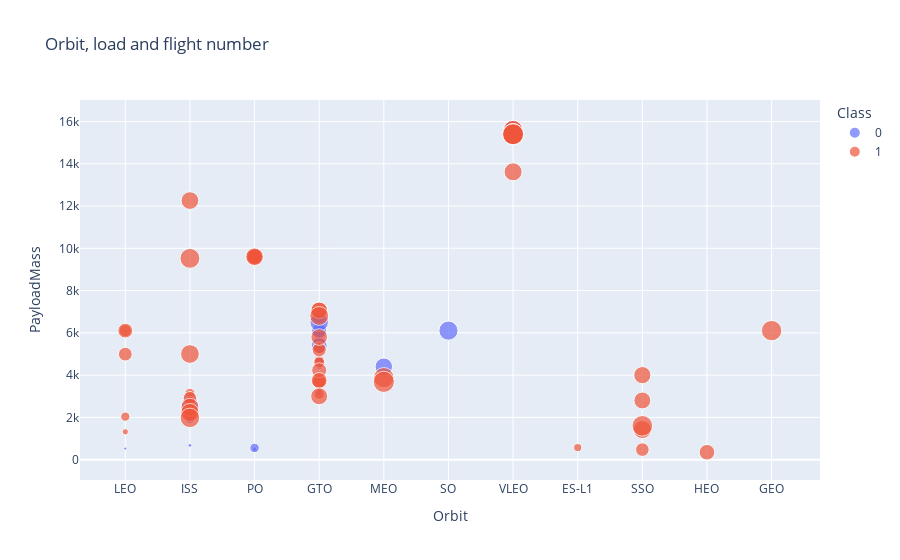

Notebook source saved alongside this figure:
### Code cell
import plotly.express as px
df["Class"] = df["Class"].astype(str)
fig = px.scatter(df, x="Orbit", y="PayloadMass", size="FlightNumber",color="Class",
                 hover_name="FlightNumber", 
                 title='Orbit, load and flight number', size_max=15)
fig.show()

### Figure 1 — Plotly figure (JSON) as saved in the notebook; plotly's stock layout.template omitted (floating-point values rounded to 4 significant figures)
{"data": [{"hovertemplate": "<b>%{hovertext}</b><br><br>Class=0<br>Orbit=%{x}<br>PayloadMass=%{y}<br>FlightNumber=%{marker.size}<extra></extra>", "hovertext": [1, 2, 3, 4, 5, 6, 9, 10, 11, 12, 14, 15, 16, 18, 19, 25, 28, 31, 35, 46, 47, 48, 51, 52, 60, 61, 68, 73, 75, 77], "legendgroup": "0", "marker": {"color": "#636efa", "size": [1, 2, 3, 4, 5, 6, 9, 10, 11, 12, 14, 15, 16, 18, 19, 25, 28, 31, 35, 46, 47, 48, 51, 52, 60, 61, 68, 73, 75, 77], "sizemode": "area", "sizeref": 0.4, "symbol": "circle"}, "mode": "markers", "name": "0", "orientation": "v", "showlegend": true, "type": "scatter", "x": ["LEO", "LEO", "ISS", "PO", "GTO", "GTO", "GTO", "GTO", "ISS", "ISS", "ISS", "GTO", "ISS", "PO", "GTO", "GTO", "GTO", "GTO", "GTO", "GTO", "PO", "ISS", "GTO", "ISS", "ISS", "MEO", "GTO", "SO", "VLEO", "VLEO"], "xaxis": "x", "y": [6105.0, 525, 677, 500, 3170, 3325, 4535, 4428, 2216, 2395, 1898, 4707, 2477, 553, 5271, 5500, 5600, 6070, 6761, 6092, 9600, 2760, 5384.0, 2410, 2573, 4400, 6500, 6105.0, 15400, 15600], "yaxis": "y"}, {"hovertemplate": "<b>%{hovertext}</b><br><br>Class=1<br>Orbit=%{x}<br>PayloadMass=%{y}<br>FlightNumber=%{marker.size}<extra></extra>", "hovertext": [7, 8, 13, 17, 20, 21, 22, 23, 24, 26, 27, 29, 30, 32, 33, 34, 36, 37, 38, 39, 40, 41, 42, 43, 44, 45, 49, 50, 53, 54, 55, 56, 57, 58, 59, 62, 63, 64, 65, 66, 67, 69, 70, 71, 72, 74, 76, 78, 79, 80, 81, 82, 83, 84, 85, 86, 87, 88, 89, 90], "legendgroup": "1", "marker": {"color": "#EF553B", "size": [7, 8, 13, 17, 20, 21, 22, 23, 24, 26, 27, 29, 30, 32, 33, 34, 36, 37, 38, 39, 40, 41, 42, 43, 44, 45, 49, 50, 53, 54, 55, 56, 57, 58, 59, 62, 63, 64, 65, 66, 67, 69, 70, 71, 72, 74, 76, 78, 79, 80, 81, 82, 83, 84, 85, 86, 87, 88, 89, 90], "sizemode": "area", "sizeref": 0.4, "symbol": "circle"}, "mode": "markers", "name": "1", "orientation": "v", "showlegend": true, "type": "scatter", "x": ["ISS", "LEO", "ES-L1", "LEO", "ISS", "GTO", "GTO", "ISS", "GTO", "PO", "ISS", "GTO", "LEO", "ISS", "GTO", "PO", "ISS", "SSO", "LEO", "PO", "GTO", "GTO", "ISS", "PO", "LEO", "GTO", "HEO", "GTO", "GTO", "PO", "GTO", "GTO", "SSO", "GTO", "SSO", "PO", "ISS", "ISS", "VLEO", "SSO", "ISS", "VLEO", "ISS", "GTO", "VLEO", "VLEO", "ISS", "VLEO", "ISS", "VLEO", "VLEO", "MEO", "GEO", "VLEO", "SSO", "VLEO", "VLEO", "VLEO", "VLEO", "MEO"], "xaxis": "x", "y": [2296, 1316, 570, 2034, 3136, 4696, 3100, 2257, 4600, 9600, 2490, 5300, 6105.0, 2708, 3669, 9600, 2910, 475, 4990, 9600, 5200, 3700, 2205, 9600, 6105.0, 4230, 350, 3750, 7076, 9600, 5800, 7060, 2800, 3000, 4000, 9600, 12259, 2482, 13620, 1425, 2228.0, 15600, 5000, 6800, 15400, 15600, 1977, 15400, 9525, 15400, 15400, 3880, 6105.0, 15400, 1600, 15400, 15400, 15400, 15400, 3681], "yaxis": "y"}], "layout": {"legend": {"itemsizing": "constant", "title": {"text": "Class"}, "tracegroupgap": 0}, "title": {"text": "Orbit, load and flight number"}, "xaxis": {"anchor": "y", "domain": [0, 1], "title": {"text": "Orbit"}}, "yaxis": {"anchor": "x", "domain": [0, 1], "title": {"text": "PayloadMass"}}}}
